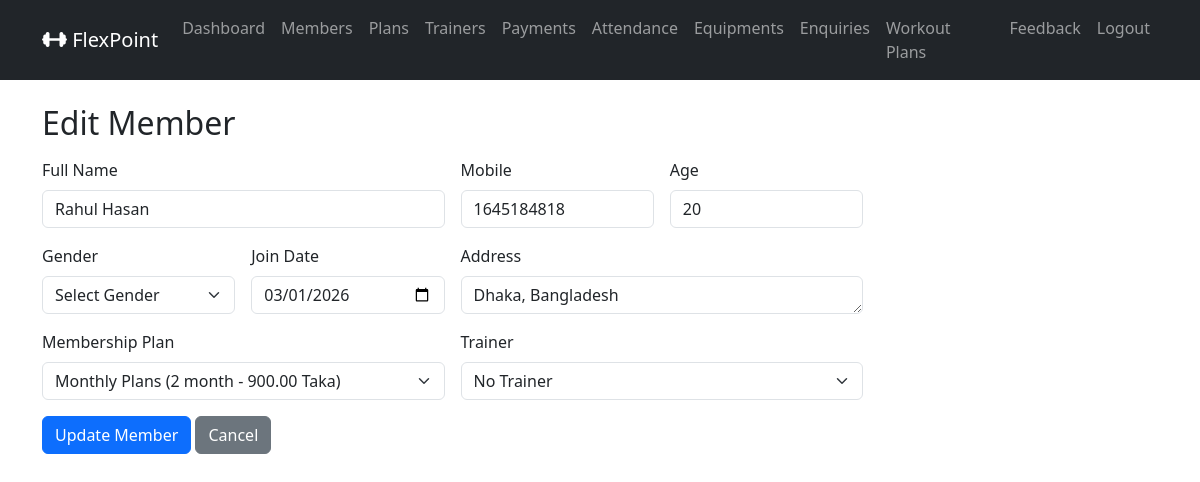
/admin_member_edit/1/ (signed in), run on an earlier commit of the app's database.
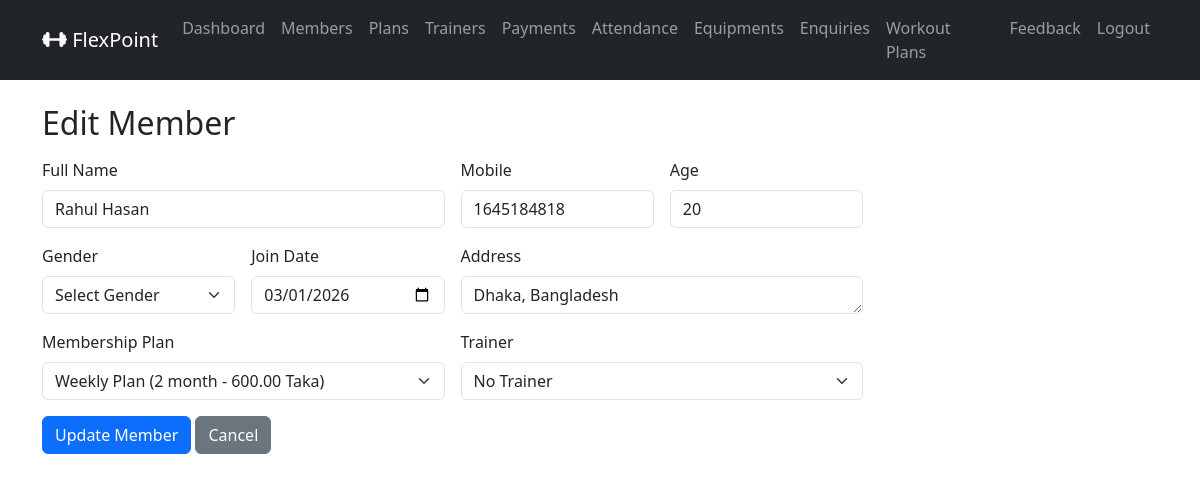
And on a later commit of the database.
### gymapp/models.py (models this page shows, shortened)
class MemberProfile(models.Model):
    GENDER_CHOICES = (
        ('MALE', 'Male'),
        ('FEMALE', 'Female'),
        ('OTHER', 'Other'),
    )
    user             = models.OneToOneField(settings.AUTH_USER_MODEL, on_delete=models.CASCADE, related_name='member_profile')
    full_name        = models.CharField(max_length=100)
    mobile           = models.BigIntegerField()
    age              = models.PositiveIntegerField(null=True, blank=True)
    gender           = models.CharField(max_length=10, choices=GENDER_CHOICES, null=True, blank=True)
    address          = models.TextField(blank=True)
    join_date        = models.DateField(default=timezone.now)
    plan             = models.ForeignKey(MembershipPlan, on_delete=models.SET_NULL, null=True, blank=True, related_name='members')
    trainer          = models.ForeignKey(Trainer, on_delete=models.SET_NULL, null=True, blank=True, related_name='members')
    membership_start = models.DateField(null=True, blank=True)
    membership_end   = models.DateField(null=True, blank=True)

class MembershipPlan(models.Model):
    name            = models.CharField(max_length=100)
    duration_months = models.PositiveIntegerField()
    fee             = models.DecimalField(max_digits=6, decimal_places=2)
    description     = models.TextField(blank=True)

### gymapp/views.py (the view)
    def wrapper(request, *args, **kwargs):
        if not request.user.is_authenticated or getattr(request.user, 'role', None) != 'ADMIN':
            messages.error(request, 'You must be an Admin to access this page.')
            return redirect('admin_login_view')
        return view_func(request, *args, **kwargs)

### gymapp/views.py (called while the page is built, shortened)
def admin_required(view_func):
    def wrapper(request, *args, **kwargs):
        if not request.user.is_authenticated or getattr(request.user, 'role', None) != 'ADMIN':
            messages.error(request, 'You must be an Admin to access this page.')
            return redirect('admin_login_view')
        return view_func(request, *args, **kwargs)
    return wrapper

@admin_required
def admin_member_edit(request, member_id):
    member   = MemberProfile.objects.get(id=member_id)
    plans    = MembershipPlan.objects.all().order_by('duration_months')
    trainers = Trainer.objects.all().order_by('name')
    return render(request, 'admin_member_form.html', {'member':member, 'plans':plans, 'trainers':trainers, 'mode':'edit'})

### gymapp/templates/admin_member_form.html (shortened to what this page needs)
{% extends 'base.html' %}
{% block content %}
<h2 class="mb-3">
    {% if mode == 'add' %} Add Member {% else %} Edit Member {% endif %}
</h2>
<form method="POST" class="row g-3 w-75">
    <div class="col-md-6">
        <label for="full_name" class="form-label">Full Name</label>
        <input type="text" id="full_name" class="form-control" name="full_name" value="{{ member.full_name | default:'' }}" placeholder="Enter Full Name">
    </div>
    <div class="col-md-3">
        <label for="mobile" class="form-label">Mobile</label>
        <input type="number" id="mobile" class="form-control" name="mobile" value="{{ member.mobile | default:'' }}" maxlength="11" placeholder="Enter Mobile Number">
    </div>
    <div class="col-md-3">
        <label for="age" class="form-label">Age</label>
        <input type="number" id="age" class="form-control" name="age" placeholder="Enter Age" value="{{ member.age | default:'' }}">
    </div>
    <div class="col-md-3">
        <label for="gender" class="form-label">Gender</label>
        <select name="gender" id="gender" class="form-select">
            <option value="">Select Gender</option>
        </select>
    </div>
    <div class="col-md-3">
        <label for="join_date" class="form-label">Join Date</label>
        <input type="date" id="join_date" class="form-control" name="join_date" value="{{ member.join_date | date:'Y-m-d' }}">
    </div>
    <div class="col-md-6">
        <label for="address" class="form-label">Address</label>
        <textarea name="address" id="address" class="form-control" rows="1">{{ member.address | default:'' }}</textarea>
    </div>
    <div class="col-md-6">
        <label for="plan_id" class="form-label">Membership Plan</label>
        <select name="plan_id" id="plan_id" class="form-select">
            {% for plan in plans %}
                <option value="{{plan.id}}" {% if member.plan.id == plan.id %}selected{% endif %}>
                    {{plan.name}} ({{plan.duration_months}} month - {{plan.fee}} Taka)
                </option>
            {% endfor %}
        </select>
    </div>
    <div class="col-md-6">
        <label for="trainer_id" class="form-label">Trainer</label>
        <select name="trainer_id" id="trainer_id" class="form-select">
            <option value="">No Trainer</option>
        </select>
    </div>
    <div class="col-md-12">
        <button type="submit" class="btn btn-primary">
            {% if mode == 'add' %} Add Member {% else %} Update Member {% endif %}
        </button>
        <a href="{% url 'admin_members_list' %}" class="btn btn-secondary"> Cancel </a>
    </div>
</form>
{% endblock %}

What changed in the data, as far as the page shows it:
changed MemberProfile "Rahul Hasan": plan_id "Monthly Plans (2 month - 900.00 Taka)" → "Weekly Plan (2 month - 600.00 Taka)"
